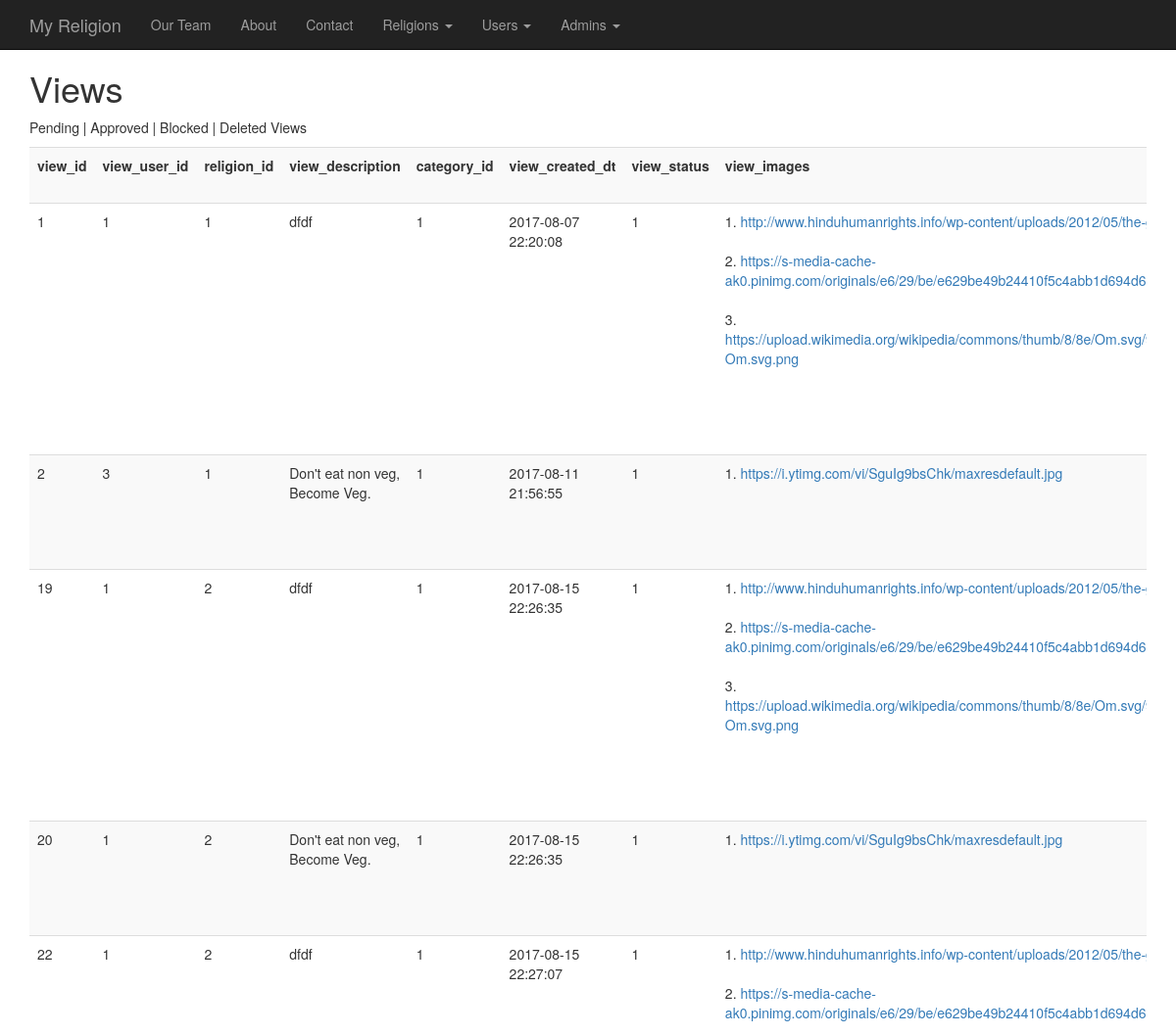
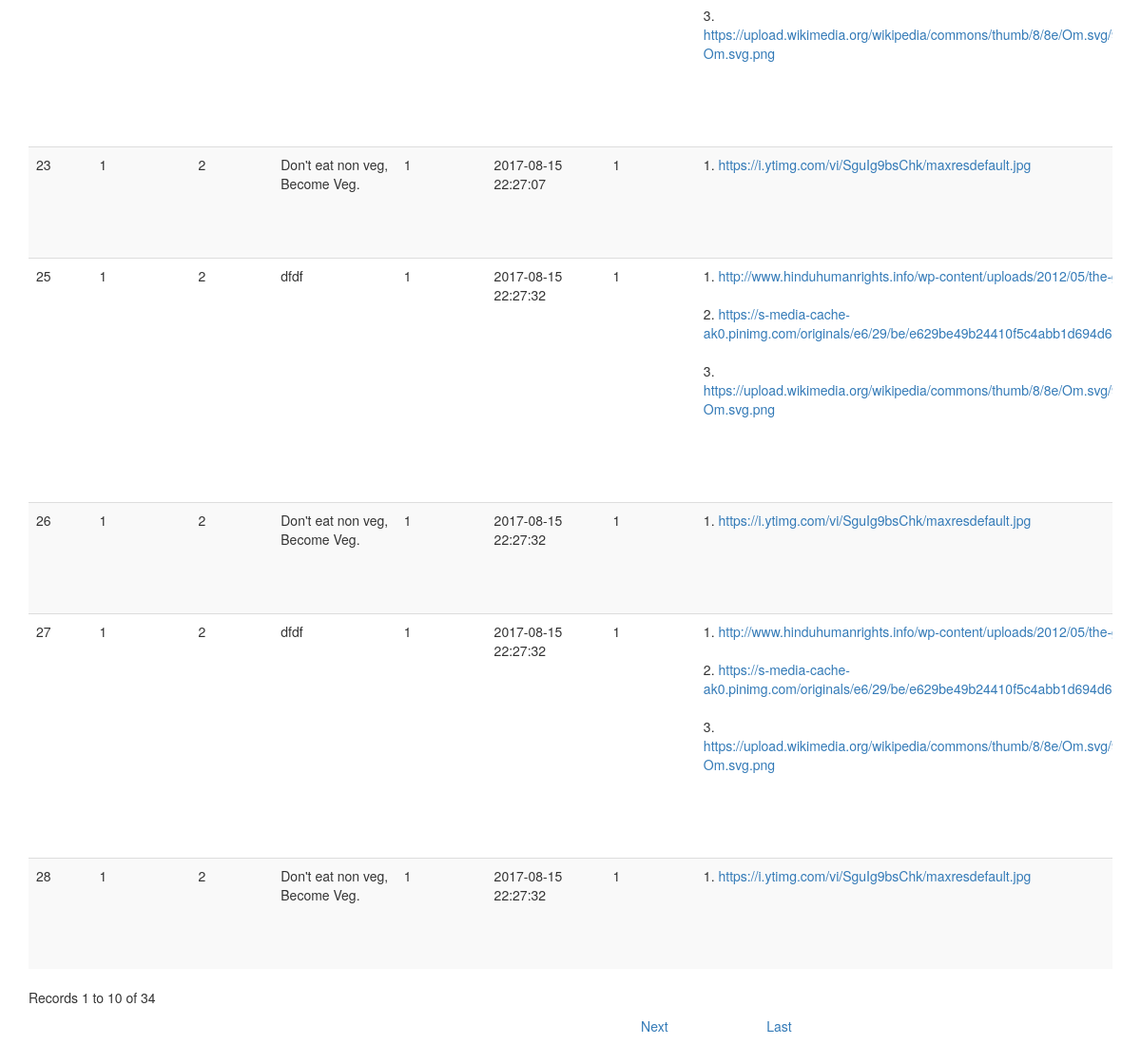
The page /0001_myreligion/admin/views.php (signed in) on the database as committed earlier (2 pictures, top to bottom).
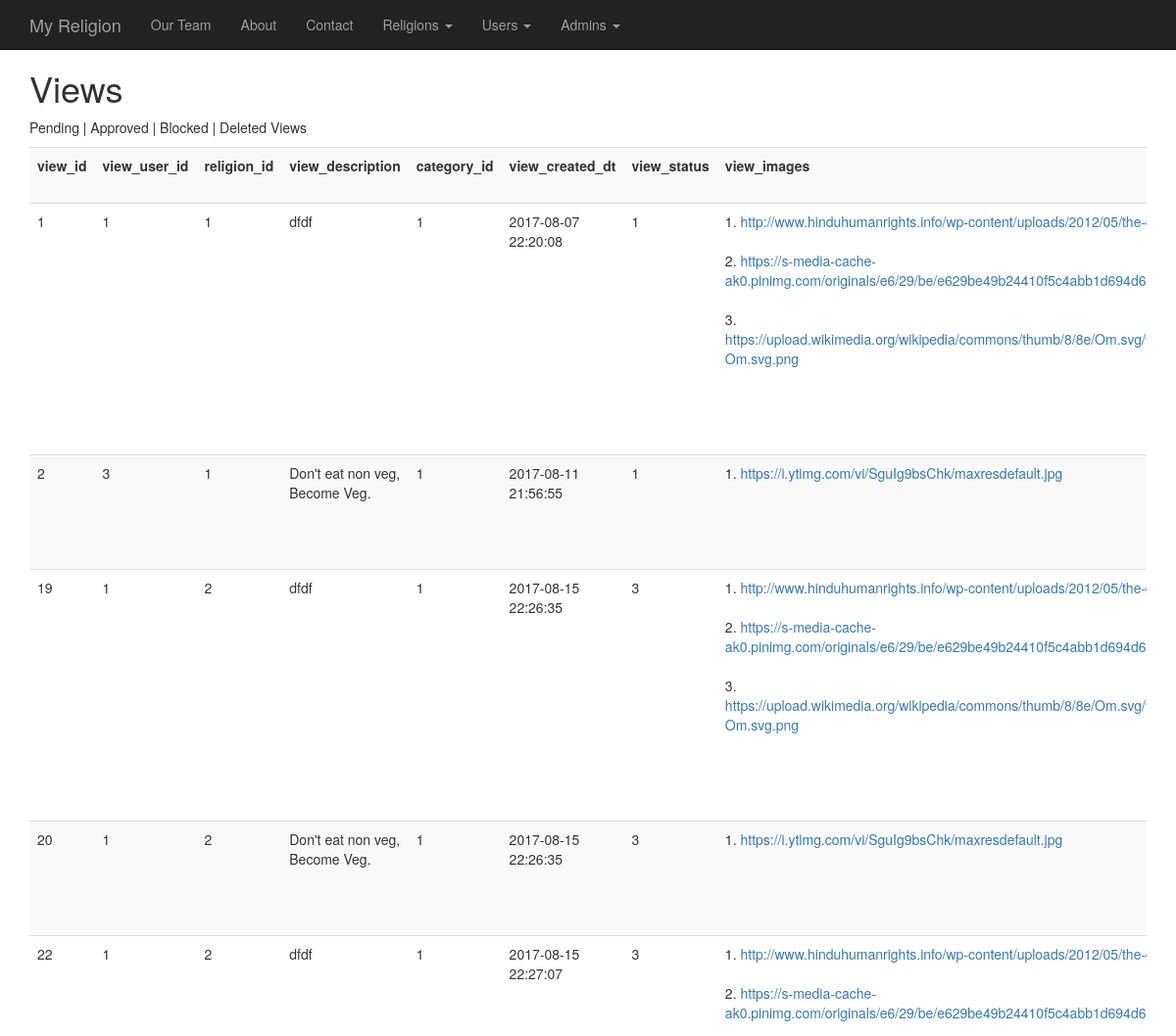
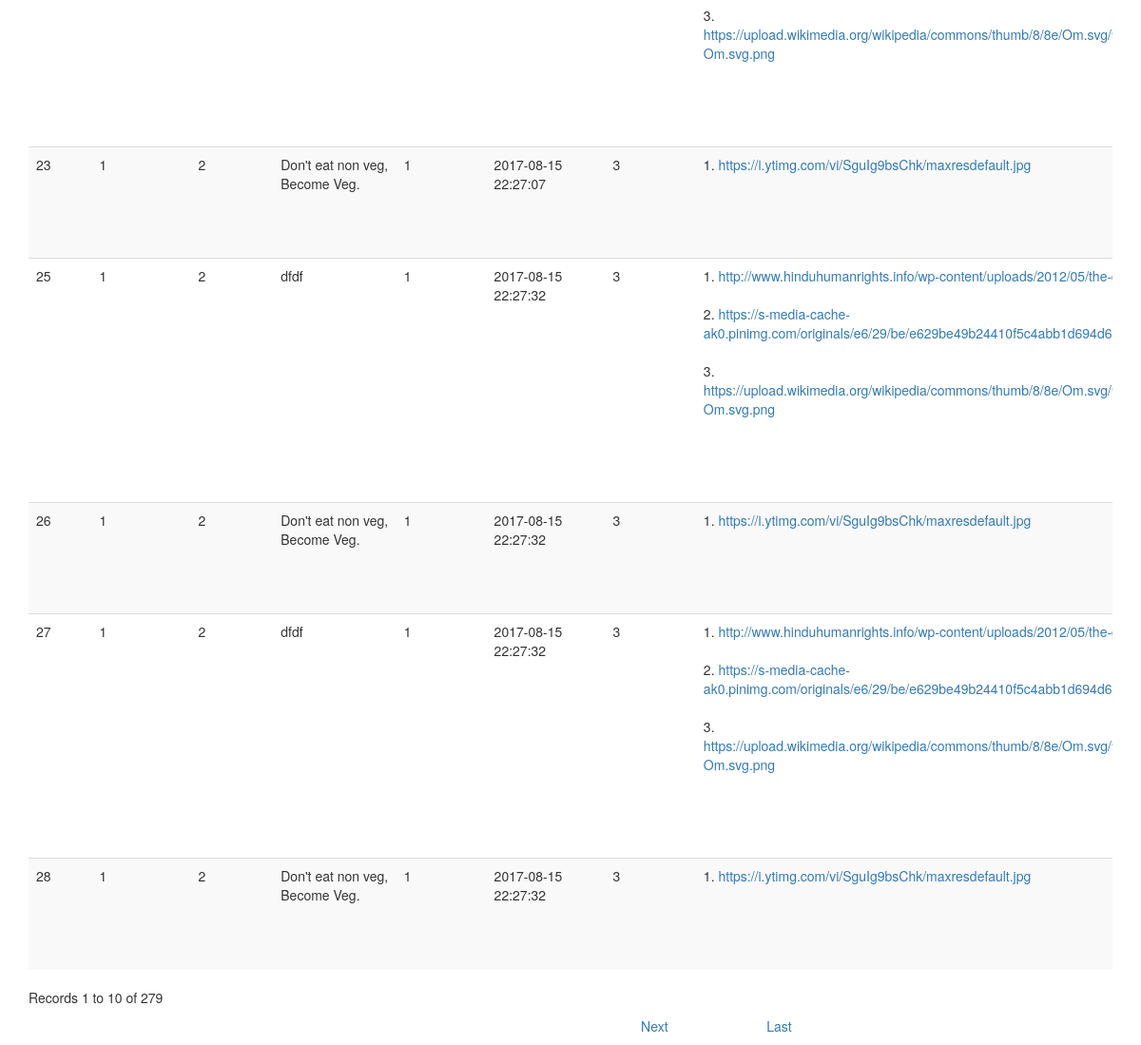
The same page on the database as committed later (2 pictures, top to bottom).
### tables this page shows
CREATE TABLE `religions_view` (
  `view_id` int(11) NOT NULL AUTO_INCREMENT,
  `view_user_id` int(11) DEFAULT NULL,
  `religion_id` int(11) DEFAULT NULL,
  `view_description` text,
  `category_id` int(2) DEFAULT NULL,
  `view_created_dt` datetime DEFAULT NULL,
  `view_status` int(1) NOT NULL DEFAULT '0',
  `view_images` text,
  `view_videos` text,
  `view_links` text,
  `from_religion_id` int(11) DEFAULT NULL,
  `from_verse_id` int(11) DEFAULT NULL,
  PRIMARY KEY (`view_id`)
);

### 0001_myreligion/admin/views.php (the view, shortened to what this page needs)
<?php require_once('../../Connections/conn.php'); ?>
<?php
$currentPage = $_SERVER["PHP_SELF"];
$maxRows_rsViews = 10;
$pageNum_rsViews = 0;
$startRow_rsViews = $pageNum_rsViews * $maxRows_rsViews;
$query_rsViews = "SELECT * FROM religions_view";
$query_limit_rsViews = sprintf("%s LIMIT %d, %d", $query_rsViews, $startRow_rsViews, $maxRows_rsViews);
$rsViews = mysql_query($query_limit_rsViews, $conn) or die(mysql_error());
$row_rsViews = mysql_fetch_assoc($rsViews);
if (isset($_GET['totalRows_rsViews'])) {
  $totalRows_rsViews = $_GET['totalRows_rsViews'];
} else {
  $all_rsViews = mysql_query($query_rsViews);
  $totalRows_rsViews = mysql_num_rows($all_rsViews);
}
$totalPages_rsViews = ceil($totalRows_rsViews/$maxRows_rsViews)-1;
$queryString_rsViews = "";
$queryString_rsViews = sprintf("&totalRows_rsViews=%d%s", $totalRows_rsViews, $queryString_rsViews);
?><!doctype html>
<html>
<head>
<link rel="stylesheet" href="../css/bootstrap.min.css">
<link rel="stylesheet" href="../css/style.css">
</head>
<body>
    <nav class="navbar navbar-inverse navbar-fixed-top">
      <div class="container">
        <div class="navbar-header">
          <a class="navbar-brand" href="../index.php">My Religion</a>
        </div>
        <div id="navbar" class="navbar-collapse collapse">
          <ul class="nav navbar-nav">
            <li><a href="../team.php">Our Team</a></li>
            <li><a href="../about.php">About</a></li>
            <li><a href="../contact.php">Contact</a></li>
            <li class="dropdown">
              <a href="#" class="dropdown-toggle" data-toggle="dropdown" role="button" aria-haspopup="true" aria-expanded="false">Religions <span class="caret"></span></a>
            </li>
			<li class="dropdown">
              <a href="#" class="dropdown-toggle" data-toggle="dropdown" role="button" aria-haspopup="true" aria-expanded="false">Users <span class="caret"></span></a>
            </li>
			<li class="dropdown">
              <a href="#" class="dropdown-toggle" data-toggle="dropdown" role="button" aria-haspopup="true" aria-expanded="false">Admins <span class="caret"></span></a>
            </li>
          </ul>
        </div>
      </div>
    </nav>
<div class="container">
<h1>Views</h1>
<p>Pending | Approved | Blocked | Deleted Views  </p>
<?php if ($totalRows_rsViews > 0) {  ?>
  <div class="table-responsive">
	    <table class="table table-striped">
    <tr>
      <td valign="top"><strong>view_id</strong></td>
      <td valign="top"><strong>view_user_id</strong></td>
      <td valign="top"><strong>religion_id</strong></td>
      <td valign="top"><strong>view_description</strong></td>
      <td valign="top"><strong>category_id</strong></td>
      <td valign="top"><strong>view_created_dt</strong></td>
      <td valign="top"><strong>view_status</strong></td>
      <td valign="top"><strong>view_images</strong></td>
    </tr>
    <?php do { ?>
      <tr>
        <td valign="top"><?php echo $row_rsViews['view_id']; ?></td>
        <td valign="top"><?php echo $row_rsViews['view_user_id']; ?></td>
        <td valign="top"><?php echo $row_rsViews['religion_id']; ?></td>
        <td valign="top"><?php echo $row_rsViews['view_description']; ?></td>
        <td valign="top"><?php echo $row_rsViews['category_id']; ?></td>
        <td valign="top"><?php echo $row_rsViews['view_created_dt']; ?></td>
        <td valign="top"><?php echo $row_rsViews['view_status']; ?></td>
        <td valign="top"><?php $images = json_decode($row_rsViews['view_images'], true);
			foreach ($images as $k => $v) {
				?>
				<?php echo $k + 1; ?>. <a href="<?php echo $v; ?>" target="_blank"><?php echo $v; ?></a><br /><br />
				<?php
			}
		 ?></td>
      </tr>
      <?php } while ($row_rsViews = mysql_fetch_assoc($rsViews)); ?>
  </table>
  </div>
  <p> Records <?php echo ($startRow_rsViews + 1) ?> to <?php echo min($startRow_rsViews + $maxRows_rsViews, $totalRows_rsViews) ?> of <?php echo $totalRows_rsViews ?></p>
  <table border="0" width="50%" align="center">
        <tr>
          <td width="23%" align="center"><?php if ($pageNum_rsViews > 0) {  ?>
                <a href="<?php printf("%s?pageNum_rsViews=%d%s", $currentPage, 0, $queryString_rsViews); ?>">First</a>
                <?php }  ?>
          </td>
          <td width="31%" align="center"><?php if ($pageNum_rsViews > 0) {  ?>
                <a href="<?php printf("%s?pageNum_rsViews=%d%s", $currentPage, max(0, $pageNum_rsViews - 1), $queryString_rsViews); ?>">Previous</a>
                <?php }  ?>
          </td>
          <td width="23%" align="center"><?php if ($pageNum_rsViews < $totalPages_rsViews) {  ?>
                <a href="<?php printf("%s?pageNum_rsViews=%d%s", $currentPage, min($totalPages_rsViews, $pageNum_rsViews + 1), $queryString_rsViews); ?>">Next</a>
                <?php }  ?>
          </td>
          <td width="23%" align="center"><?php if ($pageNum_rsViews < $totalPages_rsViews) {  ?>
                <a href="<?php printf("%s?pageNum_rsViews=%d%s", $currentPage, $totalPages_rsViews, $queryString_rsViews); ?>">Last</a>
                <?php }  ?>
          </td>
        </tr>
  </table>
  <?php }  ?>
</div>
</body>
</html>

### 0001_myreligion/css/style.css (style rules this page uses)
body { padding-top: 50px; }

Rows that differ between the two databases and show on the page:
changed religions_view id 19: view_status "1" → "3"
changed religions_view id 20: view_status "1" → "3"
changed religions_view id 22: view_status "1" → "3"
changed religions_view id 23: view_status "1" → "3"
changed religions_view id 25: view_status "1" → "3"
changed religions_view id 26: view_status "1" → "3"
changed religions_view id 27: view_status "1" → "3"
changed religions_view id 28: view_status "1" → "3"
Other text that changed with them:
$totalRows_rsViews: "34" → "279"
